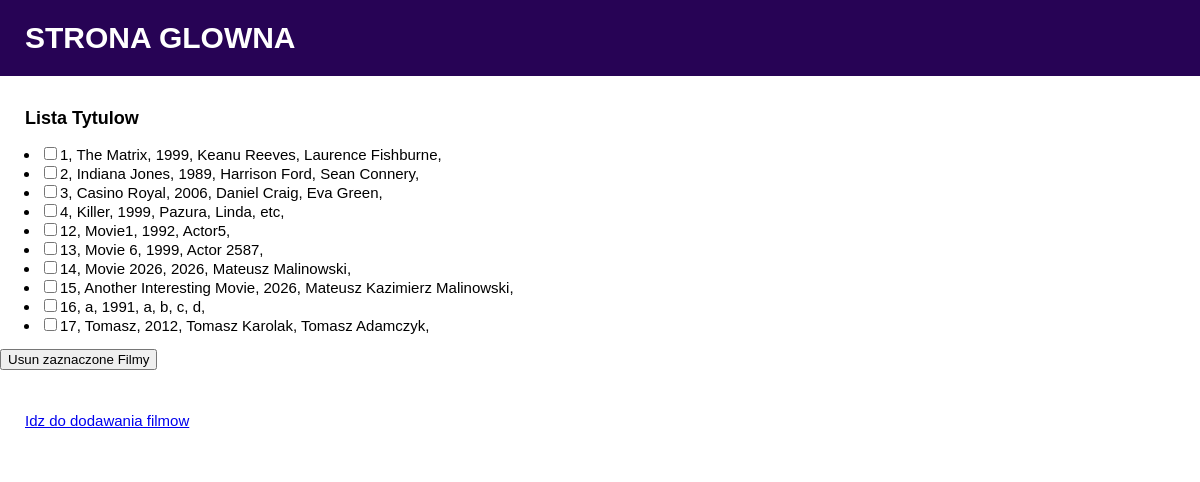
Before: / with the older database file.
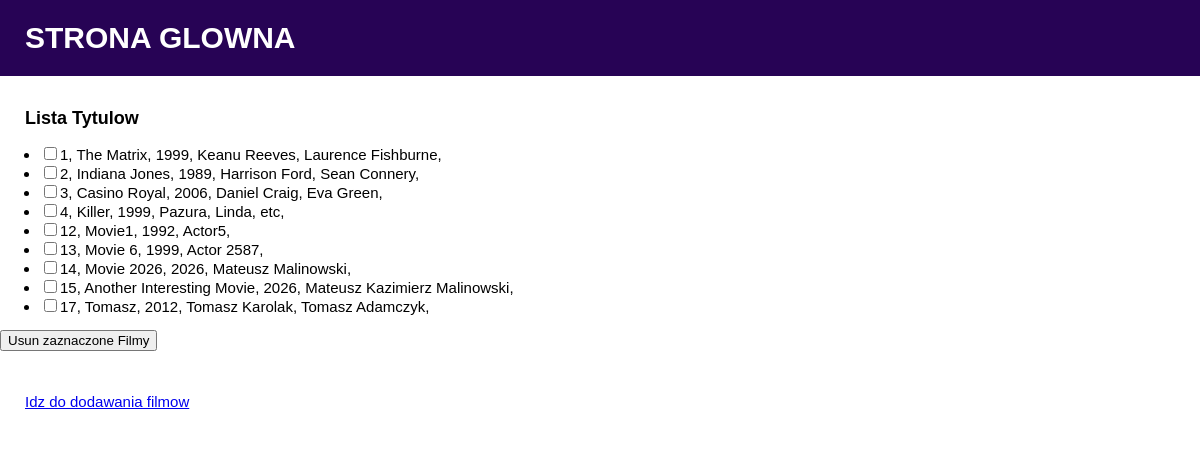
After: the same page with the newer database file.
### tables this page shows
CREATE TABLE "movies" (ID INTEGER PRIMARY KEY, title TEXT, year INTEGER, actors TEXT);

### src/flask_project.py (the view)
@app.route("/", methods=['GET'])
def home():
    if request.method == 'GET':
        db = sqlite3.connect('movies.db')
        cursor = db.cursor()
        cursor.execute('SELECT * FROM movies')
        return render_template('home.html', movies = cursor)

### src/templates/home.html (shortened to what this page needs)
<!DOCTYPE html>
<head>
</head>
<body>
    <header>
        <div class="container">
            <h1><b>STRONA GLOWNA</b></h1></h>
        </div>
    </header>
    <listo>
    	<div class="container">
            <h2>Lista Tytulow</h2>
            <form method="POST" action="/deleteMovies">
            <ul name="superlista">
            {% for movie in movies %}
                <li><input type="checkbox" name="moviesToRemove" value={{ movie[0]}}>{{ movie[0] }}, {{ movie[1] }}, {{ movie[2] }}, {{ movie[3] }},</li>
            {% endfor %}
            </ul>
            <input type = "submit", value="Usun zaznaczone Filmy">
            </form>
        </div>
      </listo>
    <main>
        <a href='/addMovies'>Idz do dodawania filmow</a>
    </main>
</body>
</html>

### src/templates/home.html (style rules this page uses)
body { font-family: Arial; margin: 0; font-size: 15px; }
header { padding-left: 25px; padding-top: 1px; padding-bottom: 1px; text-align: left; background: #270355; color: white; font-size: 15px; }
listo { padding: 25px; }
main { padding: 25px; text-align: left; background: #FFFFFF; color: graphite; font-size: 15px; }
h2 { padding-left: 25px; font-size: 18px }

Changed rows visible on the page:
removed movies: ID "16", title "a", year "1991", actors "a, b, c, d"
